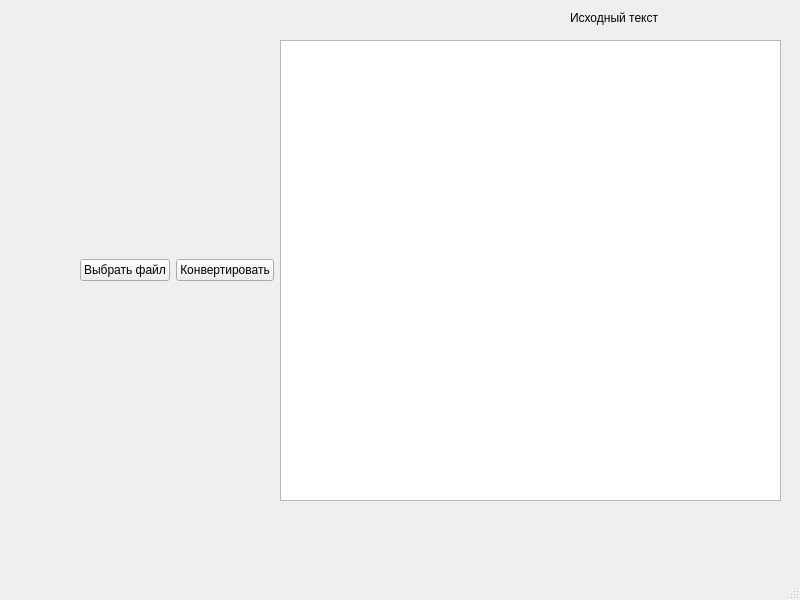
<?xml version="1.0" encoding="UTF-8"?>
<ui version="4.0">
 <class>MainWindow</class>
 <widget class="QMainWindow" name="MainWindow">
  <property name="geometry">
   <rect>
    <x>0</x>
    <y>0</y>
    <width>800</width>
    <height>600</height>
   </rect>
  </property>
  <property name="windowTitle">
   <string>MainWindow</string>
  </property>
  <widget class="QWidget" name="centralwidget">
   <widget class="QLabel" name="label">
    <property name="geometry">
     <rect>
      <x>570</x>
      <y>10</y>
      <width>91</width>
      <height>16</height>
     </rect>
    </property>
    <property name="text">
     <string>Исходный текст</string>
    </property>
   </widget>
   <widget class="QWidget" name="horizontalLayoutWidget">
    <property name="geometry">
     <rect>
      <x>80</x>
      <y>40</y>
      <width>701</width>
      <height>461</height>
     </rect>
    </property>
    <layout class="QHBoxLayout" name="horizontalLayout">
     <item>
      <widget class="QPushButton" name="file_btn">
       <property name="text">
        <string>Выбрать файл</string>
       </property>
      </widget>
     </item>
     <item>
      <widget class="QPushButton" name="convert_btn">
       <property name="text">
        <string>Конвертировать</string>
       </property>
      </widget>
     </item>
     <item>
      <widget class="QTextEdit" name="res_space"/>
     </item>
    </layout>
   </widget>
  </widget>
  <widget class="QMenuBar" name="menubar">
   <property name="geometry">
    <rect>
     <x>0</x>
     <y>0</y>
     <width>800</width>
     <height>26</height>
    </rect>
   </property>
  </widget>
  <widget class="QStatusBar" name="statusbar"/>
 </widget>
 <resources/>
 <connections/>
</ui>
